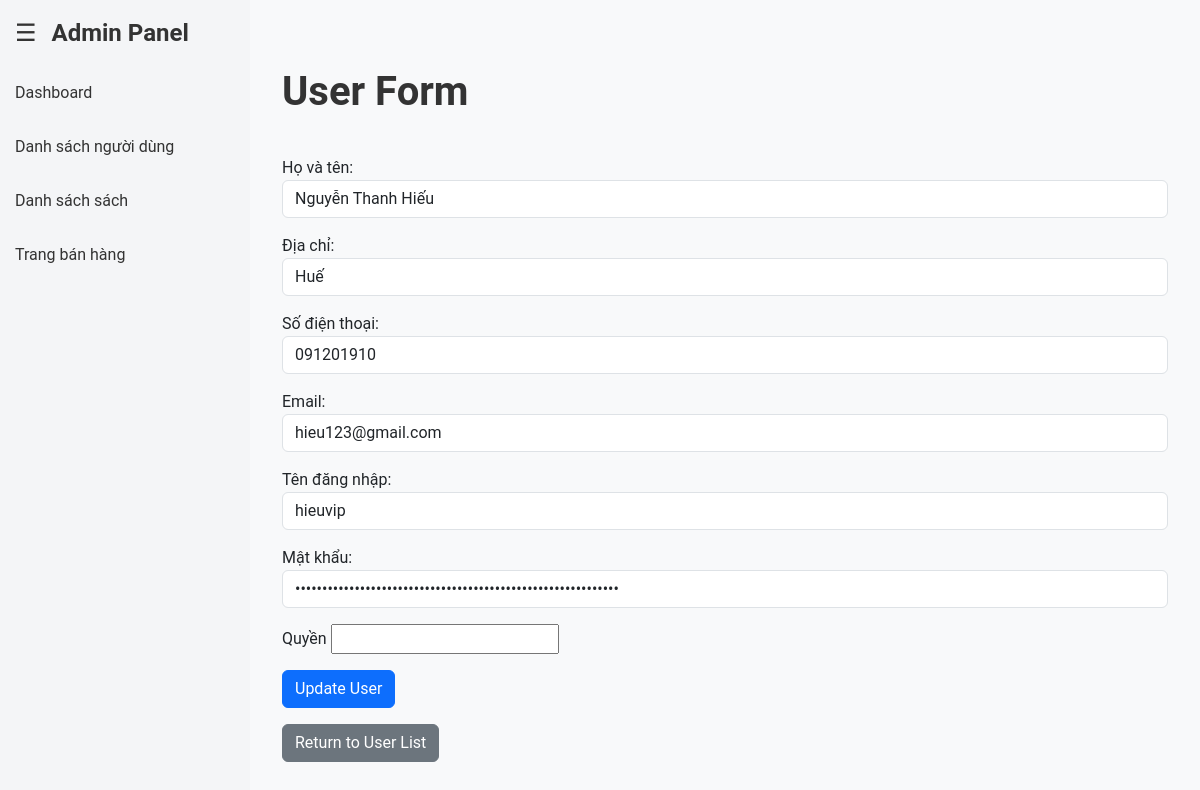
The app's page /user/update/1 (signed in) with its own data.
### tables this page shows
CREATE TABLE `nguoidungs` (
  `mand` int(100) NOT NULL,
  `hoten` varchar(100) NOT NULL,
  `diachi` varchar(100) NOT NULL,
  `email` varchar(100) NOT NULL,
  `sodt` varchar(50) NOT NULL,
  `tendangnhap` varchar(100) NOT NULL,
  `matkhau` varchar(100) NOT NULL,
  `admin` tinyint(1) NOT NULL
);

### src/Controller.php (called while the page is built, shortened)
<?php
class Controller {
    protected function render($view_name, $data = []) {
        extract($data);
        include __DIR__ . "\Views\\$view_name.php";
    }
}

### index.php (called while the page is built, shortened)
<?php
require __DIR__. '/src/routes.php';
$uri = $_SERVER['REQUEST_URI'];
$router->match($uri);

### src/Models/User.php (called while the page is built, shortened)
<?php
class User
{
    private $connection;
    public function __construct()
    {
        $host = DB_HOST;
        $username = DB_USER;
        $password = DB_PASSWORD;
        $database = DB_NAME;
        $this->connection = new \mysqli($host, $username, $password, $database);
    }
    public function getUserById($userId)
    {
        $userId = intval($userId);
        $userId = $this->connection->real_escape_string($userId);
        $result = $this->connection->query("SELECT * FROM nguoidungs WHERE mand = '$userId'");
        return $result->fetch_assoc();
    }
}

### src/Views/users/user-form.php (the view, shortened to what this page needs)
<!DOCTYPE html>
<html lang="en">
<head>
    <link href="https://cdn.jsdelivr.net/npm/bootstrap@5.3.3/dist/css/bootstrap.min.css" rel="stylesheet">
    <link href="<?= URLROOT ?>/css/adminpanel.css" rel="stylesheet">
</head>
<body>
    <div class="container mt-5">
        <h1>User Form</h1>
        <form action="<?= URLROOT ?>/user/<?= isset($user['mand']) ? "update/$user[mand]" : 'create' ?>" method="post">
            <div class="mb-3">
                <label for="hoten">Họ và tên:</label>
                <input class="form-control" type="text" id="hoten" name="hoten"
                    value="<?= isset($user['hoten']) ? htmlspecialchars($user['hoten']) : '' ?>" required>
            </div>
            <div class="mb-3">
                <label for="diachi">Địa chỉ:</label>
                <input class="form-control" type="text" id="diachi" name="diachi"
                    value="<?= isset($user['diachi']) ? htmlspecialchars($user['diachi']) : '' ?>">
            </div>
            <div class="mb-3">
                <label for="diachi">Số điện thoại:</label>
                <input class="form-control" type="text" id="sodt" name="sodt"
                    value="<?= isset($user['sodt']) ? htmlspecialchars($user['sodt']) : '' ?>">
            </div>
            <div class="mb-3">
                <label for="email">Email:</label>
                <input class="form-control" type="email" id="email" name="email"
                    value="<?= isset($user['email']) ? htmlspecialchars($user['email']) : '' ?>">
            </div>
            <div class="mb-3">
                <label for="tendangnhap">Tên đăng nhập:</label>
                <input class="form-control" type="text" id="tendangnhap" name="tendangnhap"
                    value="<?= isset($user['tendangnhap']) ? htmlspecialchars($user['tendangnhap']) : '' ?>" required>
            </div>
            <div class="mb-3">
                <label for="matkhau">Mật khẩu:</label>
                <input class="form-control" type="password" id="matkhau" name="matkhau"
                    value="<?= isset($user['matkhau']) ? htmlspecialchars($user['matkhau']) : '' ?>" required>
            </div>
            <?php if (isset($user['mand'])): ?>
                <div class ="mb-3">
                    <label for="role">Quyền</label>
                    <input type="text">
                </div>
            <?php endif; ?>
            <input class="btn btn-primary" type="submit" value="<?= isset($user['mand']) ? 'Update User' : 'Create User' ?>">
        </form>
        <a href="<?=URLROOT?>/users/user-list" class="btn btn-secondary mt-3">Return to User List</a>
    </div>
</body>
</html>
<?php include(__DIR__ . '/../../../templates/layout_admin.php'); ?>

### src/Router.php (shortened to what this page needs)
<?php
class Router {
    private $routes = [];
    public function addRoute($pattern, $callback) {
        $this->routes[$pattern] = $callback;
    }
    public function match($uri) {
        uksort($this->routes, function ($a, $b) {
            return strlen($b) - strlen($a);
        });
        foreach ($this->routes as $pattern => $callback) {
            if (preg_match($pattern, $uri, $matches)) {
                array_shift($matches);
                call_user_func_array($callback, $matches);
                return;
            }
        }
    }
}

### css/adminpanel.css (style rules this page uses)
body { margin: 0; font-family: 'Arial', sans-serif; display: flex; overflow-x: hidden; }

### src/Views/users/user-form.php (style rules this page uses)
body { background-color: #f4f4f4; font-family: 'Roboto', sans-serif; }
.container { max-width: 1200px; }
h1 { color: #333; margin-bottom: 40px; font-weight: 700; }

### records on screen
nguoidungs: hoten "Nguyễn Thanh Hiếu", diachi "Huế", sodt "091201910", email "hieu123@gmail.com", tendangnhap "hieuvip", mand "Update User"
